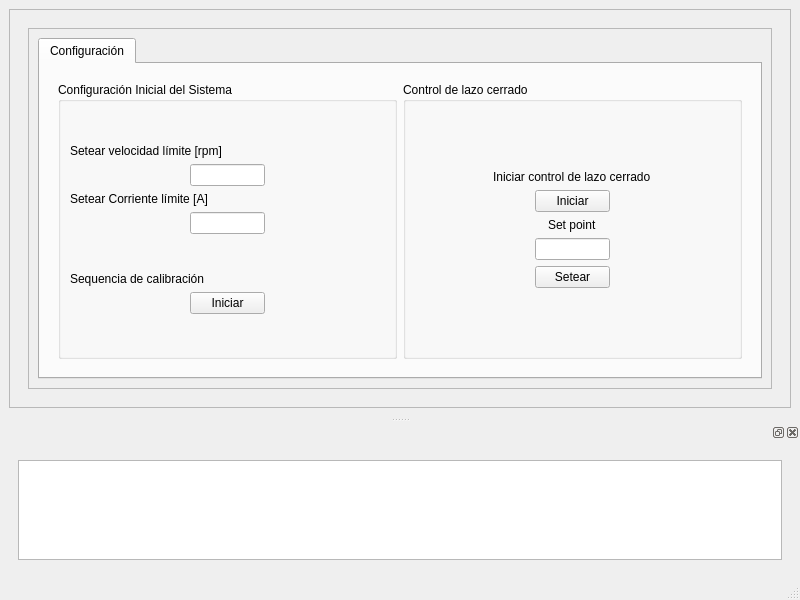
<?xml version="1.0" encoding="UTF-8"?>
<ui version="4.0">
 <class>MainWindow</class>
 <widget class="QMainWindow" name="MainWindow">
  <property name="geometry">
   <rect>
    <x>0</x>
    <y>0</y>
    <width>800</width>
    <height>600</height>
   </rect>
  </property>
  <property name="sizePolicy">
   <sizepolicy hsizetype="Maximum" vsizetype="Maximum">
    <horstretch>0</horstretch>
    <verstretch>0</verstretch>
   </sizepolicy>
  </property>
  <property name="windowTitle">
   <string>Interfaz de Usuario</string>
  </property>
  <property name="documentMode">
   <bool>false</bool>
  </property>
  <widget class="QWidget" name="centralwidget">
   <layout class="QVBoxLayout" name="verticalLayout_4">
    <item>
     <widget class="QFrame" name="frame">
      <property name="frameShape">
       <enum>QFrame::StyledPanel</enum>
      </property>
      <property name="frameShadow">
       <enum>QFrame::Raised</enum>
      </property>
      <layout class="QHBoxLayout" name="horizontalLayout_2">
       <item>
        <widget class="QWidget" name="widget_2" native="true">
         <layout class="QVBoxLayout" name="verticalLayout">
          <item>
           <widget class="QScrollArea" name="scrollArea">
            <property name="widgetResizable">
             <bool>true</bool>
            </property>
            <widget class="QWidget" name="scrollAreaWidgetContents">
             <property name="geometry">
              <rect>
               <x>0</x>
               <y>0</y>
               <width>742</width>
               <height>337</height>
              </rect>
             </property>
             <layout class="QVBoxLayout" name="verticalLayout_5">
              <item>
               <widget class="QTabWidget" name="tabWidget">
                <property name="currentIndex">
                 <number>0</number>
                </property>
                <widget class="QWidget" name="Tab1">
                 <attribute name="title">
                  <string>Configuración</string>
                 </attribute>
                 <layout class="QGridLayout" name="gridLayout">
                  <item row="0" column="0">
                   <widget class="QWidget" name="widget" native="true">
                    <layout class="QGridLayout" name="gridLayout_2">
                     <item row="0" column="0">
                      <widget class="QGroupBox" name="groupBox">
                       <property name="title">
                        <string>Configuración Inicial del Sistema</string>
                       </property>
                       <layout class="QGridLayout" name="gridLayout_3">
                        <item row="1" column="0">
                         <widget class="QLabel" name="label">
                          <property name="text">
                           <string>Setear velocidad límite [rpm]</string>
                          </property>
                         </widget>
                        </item>
                        <item row="7" column="0" alignment="Qt::AlignHCenter">
                         <widget class="QPushButton" name="pushButton">
                          <property name="sizePolicy">
                           <sizepolicy hsizetype="Fixed" vsizetype="Fixed">
                            <horstretch>0</horstretch>
                            <verstretch>0</verstretch>
                           </sizepolicy>
                          </property>
                          <property name="maximumSize">
                           <size>
                            <width>75</width>
                            <height>16777215</height>
                           </size>
                          </property>
                          <property name="text">
                           <string>Iniciar</string>
                          </property>
                         </widget>
                        </item>
                        <item row="8" column="0">
                         <spacer name="verticalSpacer_2">
                          <property name="orientation">
                           <enum>Qt::Vertical</enum>
                          </property>
                          <property name="sizeHint" stdset="0">
                           <size>
                            <width>20</width>
                            <height>40</height>
                           </size>
                          </property>
                         </spacer>
                        </item>
                        <item row="0" column="0">
                         <spacer name="verticalSpacer">
                          <property name="orientation">
                           <enum>Qt::Vertical</enum>
                          </property>
                          <property name="sizeHint" stdset="0">
                           <size>
                            <width>20</width>
                            <height>40</height>
                           </size>
                          </property>
                         </spacer>
                        </item>
                        <item row="2" column="0" alignment="Qt::AlignHCenter">
                         <widget class="QLineEdit" name="lineEdit">
                          <property name="sizePolicy">
                           <sizepolicy hsizetype="Fixed" vsizetype="Fixed">
                            <horstretch>0</horstretch>
                            <verstretch>0</verstretch>
                           </sizepolicy>
                          </property>
                          <property name="maximumSize">
                           <size>
                            <width>75</width>
                            <height>16777215</height>
                           </size>
                          </property>
                         </widget>
                        </item>
                        <item row="4" column="0" alignment="Qt::AlignHCenter">
                         <widget class="QLineEdit" name="lineEdit_2">
                          <property name="sizePolicy">
                           <sizepolicy hsizetype="Fixed" vsizetype="Fixed">
                            <horstretch>0</horstretch>
                            <verstretch>0</verstretch>
                           </sizepolicy>
                          </property>
                          <property name="maximumSize">
                           <size>
                            <width>75</width>
                            <height>16777215</height>
                           </size>
                          </property>
                         </widget>
                        </item>
                        <item row="6" column="0">
                         <widget class="QLabel" name="label_3">
                          <property name="text">
                           <string>Sequencia de calibración</string>
                          </property>
                         </widget>
                        </item>
                        <item row="3" column="0">
                         <widget class="QLabel" name="label_2">
                          <property name="text">
                           <string>Setear Corriente límite [A]</string>
                          </property>
                         </widget>
                        </item>
                        <item row="5" column="0">
                         <spacer name="verticalSpacer_3">
                          <property name="orientation">
                           <enum>Qt::Vertical</enum>
                          </property>
                          <property name="sizeHint" stdset="0">
                           <size>
                            <width>20</width>
                            <height>40</height>
                           </size>
                          </property>
                         </spacer>
                        </item>
                       </layout>
                      </widget>
                     </item>
                     <item row="0" column="1">
                      <widget class="QGroupBox" name="groupBox_2">
                       <property name="title">
                        <string>Control de lazo cerrado</string>
                       </property>
                       <layout class="QGridLayout" name="gridLayout_4">
                        <item row="3" column="0" alignment="Qt::AlignHCenter">
                         <widget class="QLabel" name="label_5">
                          <property name="text">
                           <string>Set point</string>
                          </property>
                         </widget>
                        </item>
                        <item row="1" column="0" alignment="Qt::AlignHCenter">
                         <widget class="QLabel" name="label_4">
                          <property name="text">
                           <string>Iniciar control de lazo cerrado</string>
                          </property>
                         </widget>
                        </item>
                        <item row="6" column="0">
                         <spacer name="verticalSpacer_5">
                          <property name="orientation">
                           <enum>Qt::Vertical</enum>
                          </property>
                          <property name="sizeHint" stdset="0">
                           <size>
                            <width>20</width>
                            <height>40</height>
                           </size>
                          </property>
                         </spacer>
                        </item>
                        <item row="0" column="0">
                         <spacer name="verticalSpacer_4">
                          <property name="orientation">
                           <enum>Qt::Vertical</enum>
                          </property>
                          <property name="sizeHint" stdset="0">
                           <size>
                            <width>20</width>
                            <height>40</height>
                           </size>
                          </property>
                         </spacer>
                        </item>
                        <item row="2" column="0" alignment="Qt::AlignHCenter">
                         <widget class="QPushButton" name="pushButton_2">
                          <property name="sizePolicy">
                           <sizepolicy hsizetype="Fixed" vsizetype="Fixed">
                            <horstretch>0</horstretch>
                            <verstretch>0</verstretch>
                           </sizepolicy>
                          </property>
                          <property name="maximumSize">
                           <size>
                            <width>75</width>
                            <height>16777215</height>
                           </size>
                          </property>
                          <property name="text">
                           <string>Iniciar</string>
                          </property>
                         </widget>
                        </item>
                        <item row="4" column="0" alignment="Qt::AlignHCenter">
                         <widget class="QLineEdit" name="lineEdit_3">
                          <property name="sizePolicy">
                           <sizepolicy hsizetype="Fixed" vsizetype="Fixed">
                            <horstretch>0</horstretch>
                            <verstretch>0</verstretch>
                           </sizepolicy>
                          </property>
                          <property name="maximumSize">
                           <size>
                            <width>75</width>
                            <height>16777215</height>
                           </size>
                          </property>
                         </widget>
                        </item>
                        <item row="5" column="0" alignment="Qt::AlignHCenter">
                         <widget class="QPushButton" name="pushButton_3">
                          <property name="sizePolicy">
                           <sizepolicy hsizetype="Fixed" vsizetype="Fixed">
                            <horstretch>0</horstretch>
                            <verstretch>0</verstretch>
                           </sizepolicy>
                          </property>
                          <property name="maximumSize">
                           <size>
                            <width>75</width>
                            <height>16777215</height>
                           </size>
                          </property>
                          <property name="text">
                           <string>Setear</string>
                          </property>
                         </widget>
                        </item>
                       </layout>
                      </widget>
                     </item>
                    </layout>
                   </widget>
                  </item>
                 </layout>
                </widget>
               </widget>
              </item>
             </layout>
            </widget>
           </widget>
          </item>
         </layout>
        </widget>
       </item>
      </layout>
     </widget>
    </item>
   </layout>
  </widget>
  <widget class="QMenuBar" name="menubar">
   <property name="geometry">
    <rect>
     <x>0</x>
     <y>0</y>
     <width>800</width>
     <height>22</height>
    </rect>
   </property>
  </widget>
  <widget class="QStatusBar" name="statusbar"/>
  <widget class="QDockWidget" name="dockWidget">
   <property name="allowedAreas">
    <set>Qt::BottomDockWidgetArea</set>
   </property>
   <attribute name="dockWidgetArea">
    <number>8</number>
   </attribute>
   <widget class="QWidget" name="dockWidgetContents">
    <layout class="QVBoxLayout" name="verticalLayout_2">
     <item>
      <widget class="QWidget" name="widget_3" native="true">
       <property name="sizePolicy">
        <sizepolicy hsizetype="Preferred" vsizetype="Expanding">
         <horstretch>0</horstretch>
         <verstretch>0</verstretch>
        </sizepolicy>
       </property>
       <property name="maximumSize">
        <size>
         <width>16777215</width>
         <height>200</height>
        </size>
       </property>
       <layout class="QVBoxLayout" name="verticalLayout_3">
        <item>
         <widget class="QPlainTextEdit" name="plainTextEdit">
          <property name="enabled">
           <bool>true</bool>
          </property>
          <property name="sizePolicy">
           <sizepolicy hsizetype="Preferred" vsizetype="Maximum">
            <horstretch>0</horstretch>
            <verstretch>0</verstretch>
           </sizepolicy>
          </property>
          <property name="maximumSize">
           <size>
            <width>16777215</width>
            <height>100</height>
           </size>
          </property>
          <property name="readOnly">
           <bool>true</bool>
          </property>
         </widget>
        </item>
       </layout>
      </widget>
     </item>
    </layout>
   </widget>
  </widget>
 </widget>
 <resources/>
 <connections/>
</ui>
